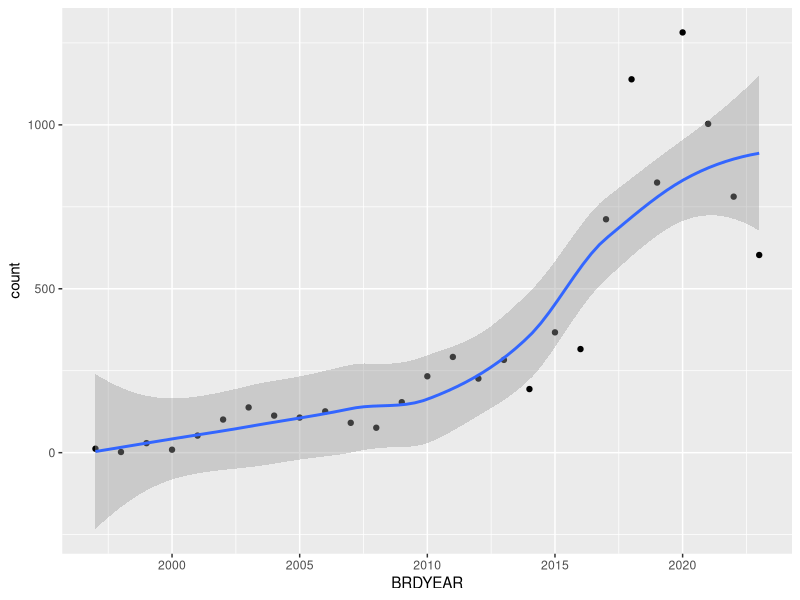
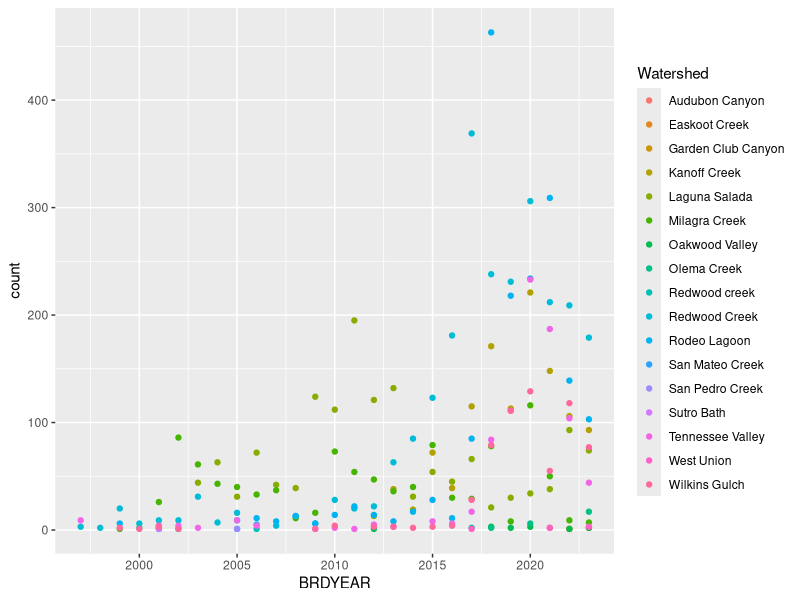
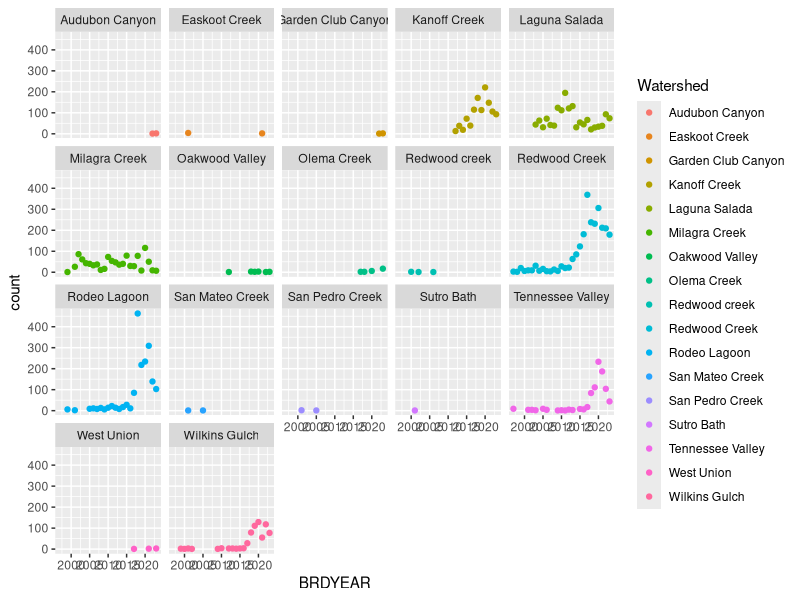
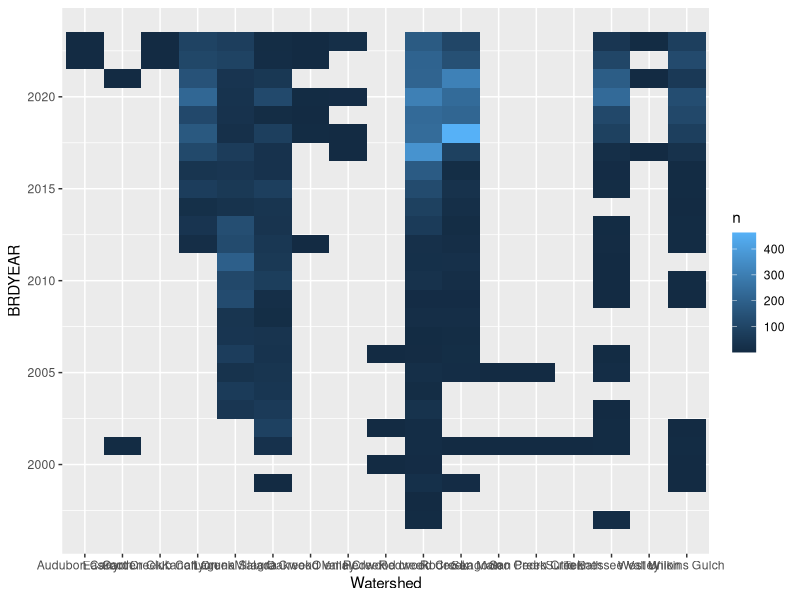
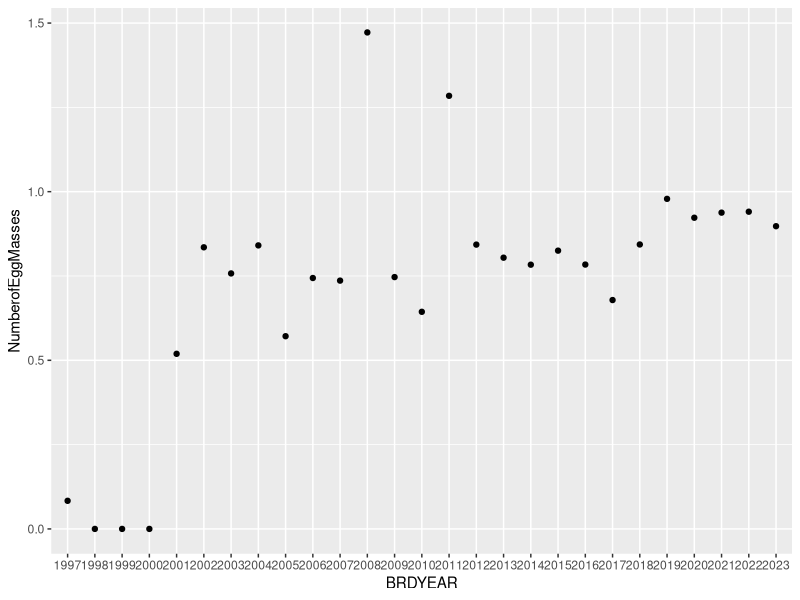
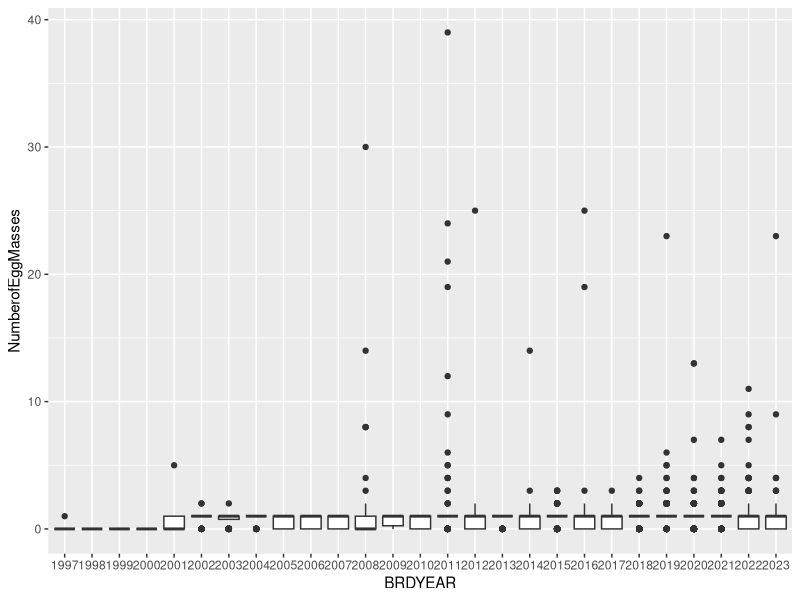

The R script that drew these images, in order: (Note: this script raises an error after producing the figures.)
library(tidyverse)
raw_data <- read_csv("CRLF_EGG_RAWDATA.csv")
raw_data
#checking type of each column
str(raw_data,na.rm = TRUE)

#many ints in Survey_MONTH are empty but the values in Date look to be full. need to get month from Date

#maybe we should have survey length, width, water depth, etc as 1 standardized value for each pond per breeding year? Not sure how we want to do that

survey_count_by_year <- raw_data|>
  group_by(BRDYEAR)|>
  summarize(count=n())
survey_count_by_year

library(ggplot2)
ggplot(data = survey_count_by_year,aes(x=BRDYEAR,y=count))+geom_point()+geom_smooth()

survey_count_by_site <-raw_data|>
  group_by(Watershed,BRDYEAR)|>
  summarize(count=n())
survey_count_by_site
site_graph <- ggplot(survey_count_by_site,aes(x=BRDYEAR,y=count,colour=Watershed,group=Watershed))+geom_point()
site_graph
site_graph+facet_wrap(~Watershed)

survey_abundance <-raw_data|>
  count(Watershed,BRDYEAR)|>
  ggplot(mapping = aes(x=Watershed,y=BRDYEAR))+
  geom_tile(mapping = aes(fill=n))
survey_abundance

total <- raw_data$NumberofEggMasses
total
sum(total != 0, na.rm = TRUE)
summary(total,na.rm = TRUE)

old_egg <-raw_data[raw_data$OldMass=="FALSE",]
old_total <- old_egg$NumberofEggMasses
sum(old_total != 0, na.rm = TRUE)
sum(old_total, na.rm = TRUE)
summary(old_total,na.rm = TRUE)
old_egg$BRDYEAR <- factor(old_egg$BRDYEAR)

ggplot(data = old_egg)+ 
  stat_summary(mapping = aes(x = BRDYEAR, y = NumberofEggMasses),
               fun = "mean",geom = "point")

ggplot(data = old_egg, mapping = aes(x = BRDYEAR, y = NumberofEggMasses)) + 
  geom_boxplot()


single <-old_egg|>
  group_by(BRDYEAR,Watershed)|>
  summarize(count = n(),
            mean_num = mean(NumberofEggMasses, na.rm = TRUE)|>
            mutate(total=count*mean_num)
)
single

ggplot(data = single, mapping = aes(x = BRDYEAR, y = mean_num)) +
  geom_point(aes(size = count), alpha = 1/3) +
  geom_smooth(se = FALSE)+facet_wrap(~Watershed)

ggplot(data = single, mapping = aes(x = BRDYEAR, y = total)) +
  geom_point(aes(size = count), alpha = 1/3) +
  geom_smooth(se = FALSE)+facet_wrap(~Watershed)


newtest <-old_egg|>
  group_by(NumberofEggMasses)|>
  summarize(count= n())
newtest

ggplot(data = old_egg, mapping = aes(x = NumberofEggMasses)) + 
  geom_freqpoly(mapping = aes(colour = BRDYEAR),bins = 10)+
  scale_x_continuous(limits = c(0, 8))
